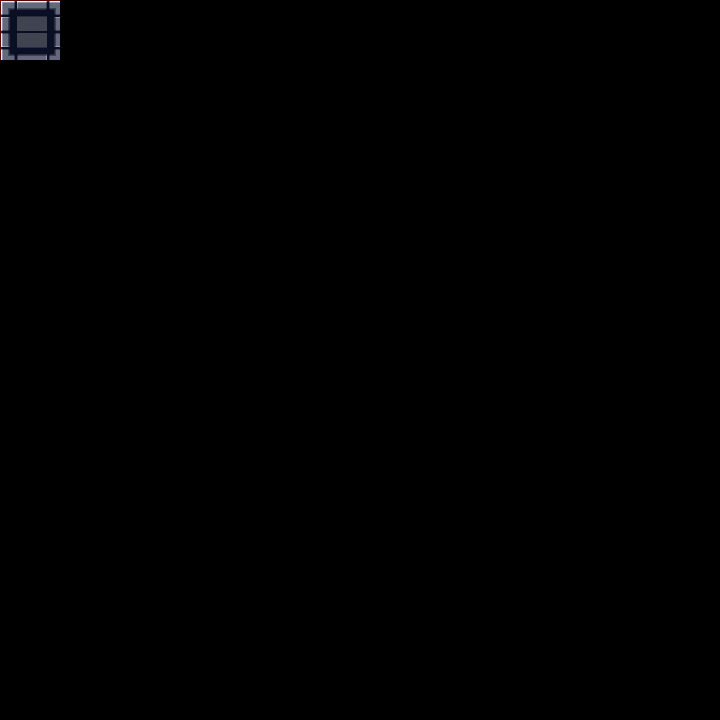

Below is a game level as drawn by its tile map, then a one-line description and the .tmx that defines it (tile-layer data replaced by summaries):
An orthogonal 12x12 tile map with 60x60 px tiles, 1 tile layer (Tile Layer 1).

<map version="1.0" orientation="orthogonal" width="12" height="12" tilewidth="60" tileheight="60">
 <tileset firstgid="1" name="Wall" tilewidth="60" tileheight="60">
  <image source="../pictureToSlick2D/tileWall.png" width="128" height="64" />
 </tileset>
 <layer name="Tile Layer 1" width="12" height="12">
  <data>[144 cells, 1 non-empty, 1 distinct tile ids]</data>
 </layer>
</map>
